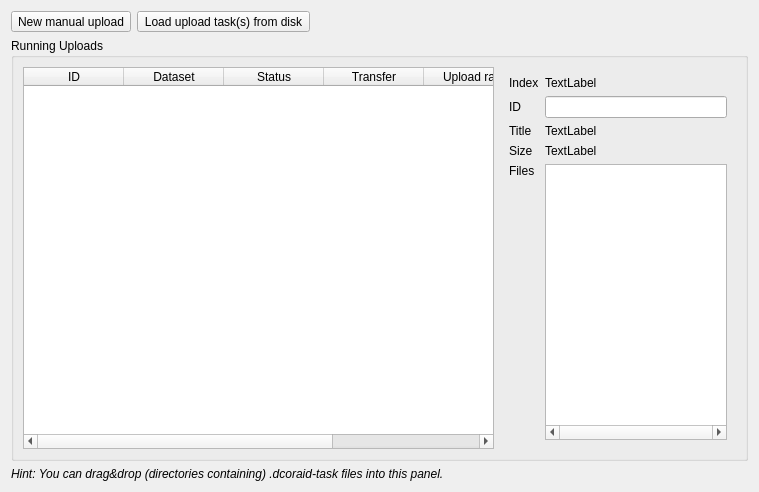
<?xml version="1.0" encoding="UTF-8"?>
<ui version="4.0">
 <class>Form</class>
 <widget class="QWidget" name="Form">
  <property name="geometry">
   <rect>
    <x>0</x>
    <y>0</y>
    <width>759</width>
    <height>492</height>
   </rect>
  </property>
  <property name="windowTitle">
   <string>Form</string>
  </property>
  <layout class="QVBoxLayout" name="verticalLayout">
   <item>
    <layout class="QHBoxLayout" name="horizontalLayout_8">
     <item>
      <widget class="QToolButton" name="toolButton_new_upload">
       <property name="text">
        <string>New manual upload</string>
       </property>
       <property name="icon">
        <iconset theme="people-carry">
         <normaloff>.</normaloff>.</iconset>
       </property>
       <property name="toolButtonStyle">
        <enum>Qt::ToolButtonTextBesideIcon</enum>
       </property>
      </widget>
     </item>
     <item>
      <widget class="QToolButton" name="toolButton_load_upload_tasks">
       <property name="text">
        <string>Load upload task(s) from disk</string>
       </property>
       <property name="icon">
        <iconset theme="shipping-fast">
         <normaloff>.</normaloff>.</iconset>
       </property>
       <property name="popupMode">
        <enum>QToolButton::InstantPopup</enum>
       </property>
       <property name="toolButtonStyle">
        <enum>Qt::ToolButtonTextBesideIcon</enum>
       </property>
      </widget>
     </item>
     <item>
      <spacer name="horizontalSpacer_2">
       <property name="orientation">
        <enum>Qt::Horizontal</enum>
       </property>
       <property name="sizeHint" stdset="0">
        <size>
         <width>40</width>
         <height>20</height>
        </size>
       </property>
      </spacer>
     </item>
    </layout>
   </item>
   <item>
    <widget class="QGroupBox" name="groupBox">
     <property name="sizePolicy">
      <sizepolicy hsizetype="Preferred" vsizetype="Expanding">
       <horstretch>0</horstretch>
       <verstretch>0</verstretch>
      </sizepolicy>
     </property>
     <property name="title">
      <string>Running Uploads</string>
     </property>
     <layout class="QHBoxLayout" name="horizontalLayout" stretch="2,1">
      <item>
       <widget class="UploadTableWidget" name="widget_jobs">
        <column>
         <property name="text">
          <string>ID</string>
         </property>
        </column>
        <column>
         <property name="text">
          <string>Dataset</string>
         </property>
        </column>
        <column>
         <property name="text">
          <string>Status</string>
         </property>
        </column>
        <column>
         <property name="text">
          <string>Transfer</string>
         </property>
        </column>
        <column>
         <property name="text">
          <string>Upload rate</string>
         </property>
        </column>
        <column>
         <property name="text">
          <string>Actions</string>
         </property>
        </column>
       </widget>
      </item>
      <item>
       <widget class="QWidget" name="widget_info" native="true">
        <layout class="QFormLayout" name="formLayout">
         <item row="1" column="0">
          <widget class="QLabel" name="label">
           <property name="text">
            <string>ID</string>
           </property>
          </widget>
         </item>
         <item row="1" column="1">
          <widget class="QLineEdit" name="lineEdit_id">
           <property name="readOnly">
            <bool>true</bool>
           </property>
          </widget>
         </item>
         <item row="2" column="0">
          <widget class="QLabel" name="label_3">
           <property name="text">
            <string>Title</string>
           </property>
          </widget>
         </item>
         <item row="2" column="1">
          <widget class="QLabel" name="label_title">
           <property name="text">
            <string>TextLabel</string>
           </property>
          </widget>
         </item>
         <item row="3" column="0">
          <widget class="QLabel" name="label_5">
           <property name="text">
            <string>Size</string>
           </property>
          </widget>
         </item>
         <item row="3" column="1">
          <widget class="QLabel" name="label_size">
           <property name="text">
            <string>TextLabel</string>
           </property>
          </widget>
         </item>
         <item row="5" column="1">
          <widget class="QPlainTextEdit" name="plainTextEdit_paths">
           <property name="horizontalScrollBarPolicy">
            <enum>Qt::ScrollBarAlwaysOn</enum>
           </property>
           <property name="lineWrapMode">
            <enum>QPlainTextEdit::NoWrap</enum>
           </property>
           <property name="readOnly">
            <bool>true</bool>
           </property>
          </widget>
         </item>
         <item row="5" column="0">
          <widget class="QLabel" name="label_2">
           <property name="text">
            <string>Files</string>
           </property>
           <property name="alignment">
            <set>Qt::AlignLeading|Qt::AlignLeft|Qt::AlignTop</set>
           </property>
          </widget>
         </item>
         <item row="0" column="0">
          <widget class="QLabel" name="label_4">
           <property name="text">
            <string>Index</string>
           </property>
          </widget>
         </item>
         <item row="0" column="1">
          <widget class="QLabel" name="label_index">
           <property name="text">
            <string>TextLabel</string>
           </property>
          </widget>
         </item>
        </layout>
       </widget>
      </item>
     </layout>
    </widget>
   </item>
   <item>
    <widget class="QLabel" name="label_6">
     <property name="enabled">
      <bool>true</bool>
     </property>
     <property name="text">
      <string>&lt;html&gt;&lt;head/&gt;&lt;body&gt;&lt;p&gt;&lt;span style=&quot; font-style:italic;&quot;&gt;Hint: You can drag&amp;amp;drop (directories containing) .dcoraid-task files into this panel.&lt;/span&gt;&lt;/p&gt;&lt;/body&gt;&lt;/html&gt;</string>
     </property>
    </widget>
   </item>
  </layout>
 </widget>
 <customwidgets>
  <customwidget>
   <class>UploadTableWidget</class>
   <extends>QTableWidget</extends>
   <header>dcoraid.gui.panel_uploads.upload_table</header>
  </customwidget>
 </customwidgets>
 <resources/>
 <connections/>
</ui>
